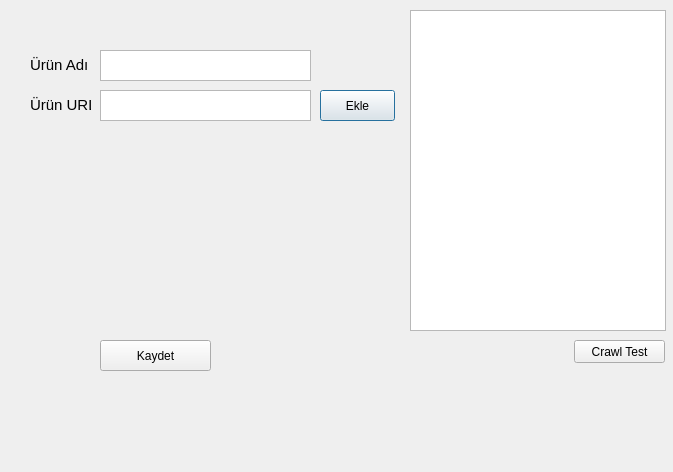
<?xml version="1.0" encoding="UTF-8"?>
<ui version="4.0">
 <class>dialog</class>
 <widget class="QDialog" name="dialog">
  <property name="geometry">
   <rect>
    <x>0</x>
    <y>0</y>
    <width>673</width>
    <height>472</height>
   </rect>
  </property>
  <property name="windowTitle">
   <string>Ürün Ekle</string>
  </property>
  <widget class="QTextEdit" name="textEdit">
   <property name="geometry">
    <rect>
     <x>100</x>
     <y>50</y>
     <width>211</width>
     <height>31</height>
    </rect>
   </property>
  </widget>
  <widget class="QTextEdit" name="textEdit_2">
   <property name="geometry">
    <rect>
     <x>100</x>
     <y>90</y>
     <width>211</width>
     <height>31</height>
    </rect>
   </property>
  </widget>
  <widget class="QLabel" name="label">
   <property name="geometry">
    <rect>
     <x>30</x>
     <y>50</y>
     <width>61</width>
     <height>31</height>
    </rect>
   </property>
   <property name="text">
    <string>&lt;html&gt;&lt;head/&gt;&lt;body&gt;&lt;p&gt;&lt;span style=&quot; font-size:11pt;&quot;&gt;Ürün Adı&lt;/span&gt;&lt;/p&gt;&lt;/body&gt;&lt;/html&gt;</string>
   </property>
   <property name="buddy">
    <cstring>textEdit</cstring>
   </property>
  </widget>
  <widget class="QLabel" name="label_2">
   <property name="geometry">
    <rect>
     <x>30</x>
     <y>90</y>
     <width>61</width>
     <height>31</height>
    </rect>
   </property>
   <property name="text">
    <string>&lt;html&gt;&lt;head/&gt;&lt;body&gt;&lt;p&gt;&lt;span style=&quot; font-size:11pt;&quot;&gt;Ürün URL&lt;/span&gt;&lt;/p&gt;&lt;/body&gt;&lt;/html&gt;</string>
   </property>
   <property name="buddy">
    <cstring>textEdit_2</cstring>
   </property>
  </widget>
  <widget class="QPushButton" name="pushButton">
   <property name="geometry">
    <rect>
     <x>320</x>
     <y>90</y>
     <width>75</width>
     <height>31</height>
    </rect>
   </property>
   <property name="text">
    <string>Ekle</string>
   </property>
  </widget>
  <widget class="QTableView" name="tableView">
   <property name="geometry">
    <rect>
     <x>410</x>
     <y>10</y>
     <width>256</width>
     <height>321</height>
    </rect>
   </property>
  </widget>
  <widget class="QPushButton" name="pushButton_2">
   <property name="geometry">
    <rect>
     <x>100</x>
     <y>340</y>
     <width>111</width>
     <height>31</height>
    </rect>
   </property>
   <property name="text">
    <string>Kaydet</string>
   </property>
  </widget>
  <widget class="QPushButton" name="pushButton_3">
   <property name="geometry">
    <rect>
     <x>574</x>
     <y>340</y>
     <width>91</width>
     <height>23</height>
    </rect>
   </property>
   <property name="text">
    <string>Crawl Test</string>
   </property>
  </widget>
  <widget class="QLabel" name="crawl_result">
   <property name="geometry">
    <rect>
     <x>450</x>
     <y>340</y>
     <width>101</width>
     <height>21</height>
    </rect>
   </property>
   <property name="text">
    <string/>
   </property>
  </widget>
 </widget>
 <tabstops>
  <tabstop>textEdit</tabstop>
  <tabstop>textEdit_2</tabstop>
  <tabstop>pushButton</tabstop>
  <tabstop>pushButton_2</tabstop>
  <tabstop>tableView</tabstop>
 </tabstops>
 <resources/>
 <connections/>
</ui>
